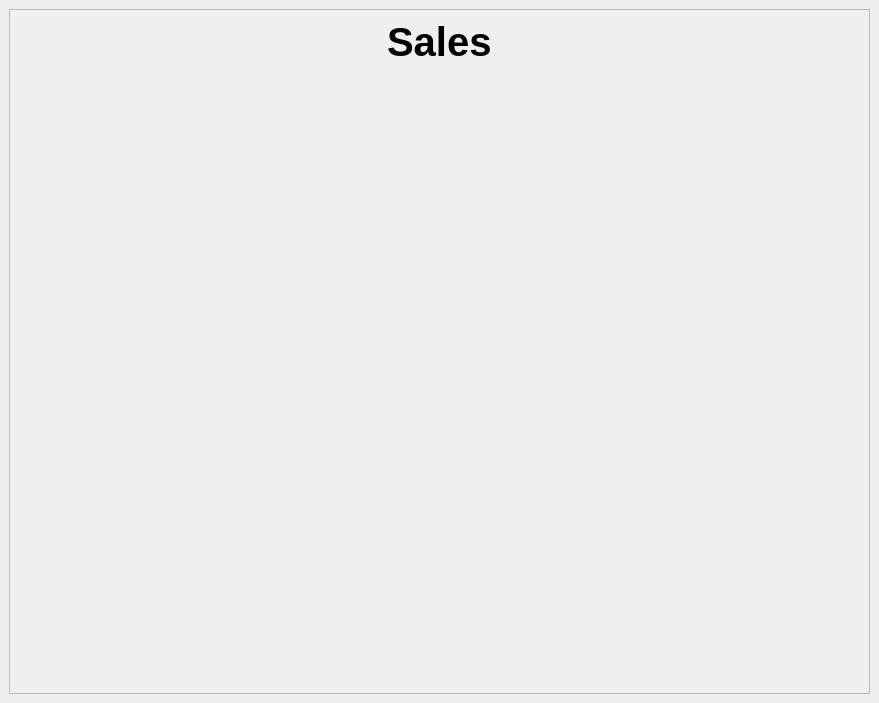
<?xml version="1.0" encoding="UTF-8"?>
<ui version="4.0">
 <class>MainWindow</class>
 <widget class="QMainWindow" name="MainWindow">
  <property name="geometry">
   <rect>
    <x>0</x>
    <y>0</y>
    <width>879</width>
    <height>703</height>
   </rect>
  </property>
  <property name="windowTitle">
   <string>MainWindow</string>
  </property>
  <property name="styleSheet">
   <string notr="true">    #customer_info {
        background-color: #34495e;
        border: 5px solid #ff7700;
        border-radius: 5px;
        padding: 10px;
    }


    QLineEdit {
        font-size: 13px;
        border: 2px solid white ;
        padding: 4px;
        width: 200px;
        height: 40px;
    }

 
</string>
  </property>
  <widget class="QWidget" name="centralwidget">
   <layout class="QVBoxLayout" name="verticalLayout_2">
    <item>
     <widget class="QScrollArea" name="scrollArea">
      <property name="widgetResizable">
       <bool>true</bool>
      </property>
      <widget class="QWidget" name="scrollAreaWidgetContents">
       <property name="geometry">
        <rect>
         <x>0</x>
         <y>0</y>
         <width>859</width>
         <height>683</height>
        </rect>
       </property>
       <layout class="QVBoxLayout" name="verticalLayout_3">
        <item>
         <layout class="QVBoxLayout" name="verticalLayout">
          <item alignment="Qt::AlignmentFlag::AlignHCenter|Qt::AlignmentFlag::AlignTop">
           <widget class="QLabel" name="label">
            <property name="font">
             <font>
              <pointsize>30</pointsize>
              <bold>true</bold>
             </font>
            </property>
            <property name="text">
             <string>Sales</string>
            </property>
           </widget>
          </item>
          <item>
           <spacer name="verticalSpacer_3">
            <property name="orientation">
             <enum>Qt::Orientation::Vertical</enum>
            </property>
            <property name="sizeHint" stdset="0">
             <size>
              <width>20</width>
              <height>40</height>
             </size>
            </property>
           </spacer>
          </item>
          <item>
           <spacer name="verticalSpacer">
            <property name="orientation">
             <enum>Qt::Orientation::Vertical</enum>
            </property>
            <property name="sizeType">
             <enum>QSizePolicy::Policy::Expanding</enum>
            </property>
            <property name="sizeHint" stdset="0">
             <size>
              <width>20</width>
              <height>40</height>
             </size>
            </property>
           </spacer>
          </item>
         </layout>
        </item>
       </layout>
      </widget>
     </widget>
    </item>
   </layout>
  </widget>
 </widget>
 <resources/>
 <connections/>
</ui>
